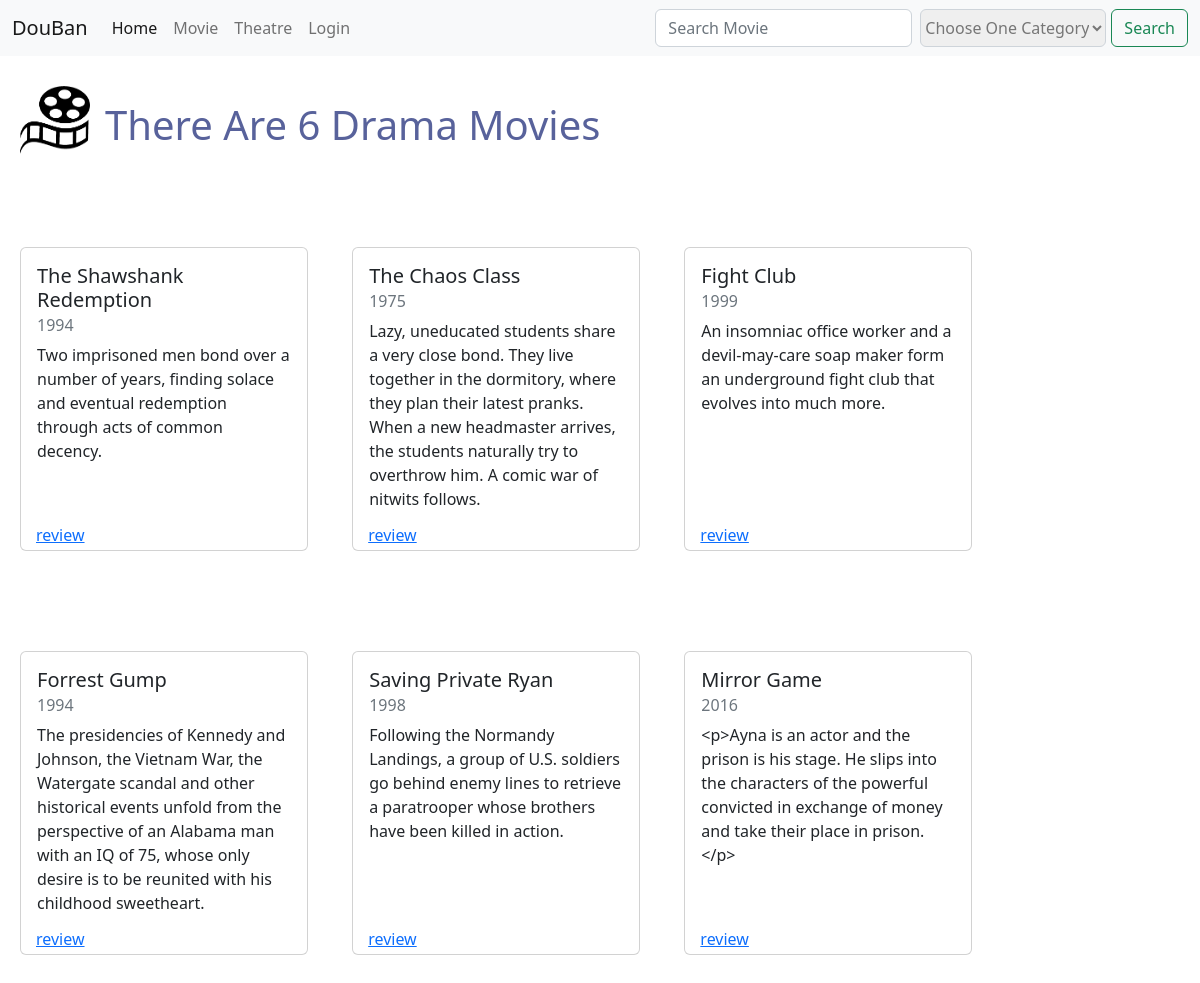
Screenshot of /drama.php with the database file from the repository.
### tables this page shows
CREATE TABLE `Movie` (
  `movieId` int(11) NOT NULL,
  `movieName` varchar(100) NOT NULL,
  `description` varchar(800) NOT NULL,
  `date` timestamp NOT NULL DEFAULT current_timestamp() ON UPDATE current_timestamp(),
  `categoryId` int(11) NOT NULL,
  `year` int(11) NOT NULL,
  `image` varchar(255) DEFAULT NULL
);

### drama.php (the view, shortened to what this page needs)
<?php
	include('search.php');
	$query = "SELECT * FROM Movie WHERE categoryId = 1";
	$statement = $db -> prepare($query);
	$statement -> execute();
?>
<!DOCTYPE html>
<html lang="en">
<head>
    <link href="https://cdn.jsdelivr.net/npm/bootstrap@5.2.0/dist/css/bootstrap.min.css" rel="stylesheet">
    <link rel="stylesheet" type="text/css" href="css/style.css" />
</head>
<body>
<div class="header">
		<img class="logo" src="image/logo.png" alt="" />
		<h1 class="head">There Are <?= $statement->rowCount() ?> Drama Movies</a></h1>
	</div>
<div class="display-part">
        <?php while ($row = $statement -> fetch()): ?>
            <div class="card">
                <div class="card-body">
                    <h5 class="card-title"><?= $row['movieName'] ?></h5>
                    <h6 class="card-subtitle mb-2 text-muted"><?= $row['year'] ?></h6>
                    <p class="card-text"><?= $row['description'] ?></p>
                </div>
                <div class="action">
                    <a href="review.php?id=<?= $row['movieId']?>" class="card-link">review</a>
                </div>
            </div>
        <?php endwhile ?>
</div>
</body>
</html>

### search.php (shortened to what this page needs)
<!DOCTYPE html>
<html lang="en">
<head>
    <link href="https://cdn.jsdelivr.net/npm/bootstrap@5.2.0/dist/css/bootstrap.min.css" rel="stylesheet">
    <link rel="stylesheet" type="text/css" href="css/style.css" />
</head>
<body>
<nav class="navbar navbar-expand-lg bg-light" style="background-color: #e3f2fd;">
  <div class="container-fluid">
    <a class="navbar-brand" href="#">DouBan</a>
    <div class="collapse navbar-collapse" id="navbarSupportedContent">
      <ul class="navbar-nav me-auto mb-2 mb-lg-0">
        <li class="nav-item">
          <a class="nav-link active" aria-current="page" href="home.php">Home</a>
        </li>
        <li class="nav-item">
          <a class="nav-link" href="movie.php">Movie</a>
        </li>
        <li class="nav-item">
          <a class="nav-link" href="theatre.php">Theatre</a>
        </li>
        <?php if(isset($_SESSION["userName"])):?>
        <li class="nav-item">
          <a class="nav-link" href="logout.inc.php">
            Logout
          </a>
        </li>
        <?php elseif(!isset($_SESSION["userName"])):?>
          <li class="nav-item">
          <a class="nav-link" href="login.php">
            Login
          </a>
        </li>
        <?php endif; ?>
      </ul>
      <form class="d-flex" role="search" action="search.php" method="GET">
        <input class="form-control me-2" type="search" placeholder="Search Movie" aria-label="Search" name="search">
        <select class="nav-form-select" aria-label="Default select example" name="navCategoryId" aria-placeholder="Filter Cayegory">
            <option selected value="">Choose One Category</option>
        </select>
        <button class="btn btn-outline-success" type="submit">Search</button>
      </form>
    </div>
  </div>
</nav>
</body>
</html>

### css/style.css (style rules this page uses)
.nav-form-select { margin-right: 5px; border: 1px solid #ced4da; border-radius: .375rem; font-size: 1rem; font-weight: 400; color: rgb(118, 118, 118); }
h1 { padding-bottom: 40px; padding-left: 10px; color: #58629b; }
body { margin-bottom: 50px; }
.header { display: flex; padding-top: 30px; padding-left: 20px; }
.logo { width: 70px; height: 70px; }
.head { padding-left: 15px; padding-top: 15px; }
.card { margin:50px 20px; display: inline-block; width: 18rem; height: 19rem; vertical-align: top; position: relative; }
.action { position: absolute; left:15px; bottom: 1%; }

### rows the page displays
movie: movieName "The Shawshank Redemption", year "1994", description "Two imprisoned men bond over a number of years, finding solace and eventual redemption through acts of common decency."
movie: movieName "The Chaos Class", year "1975", description "Lazy, uneducated students share a very close bond. They live together in the dormitory, where they plan their latest pranks. When a new headmaster arrives, the students naturally try to overthrow him. A comic war of nitwits follows."
movie: movieName "Fight Club", year "1999", description "An insomniac office worker and a devil-may-care soap maker form an underground fight club that evolves into much more."
movie: movieName "Forrest Gump", year "1994", description "The presidencies of Kennedy and Johnson, the Vietnam War, the Watergate scandal and other historical events unfold from the perspective of an Alabama man with an IQ of 75, whose only desire is to be reunited with his childhood sweetheart."
movie: movieName "Saving Private Ryan", year "1998", description "Following the Normandy Landings, a group of U.S. soldiers go behind enemy lines to retrieve a paratrooper whose brothers have been killed in action."
movie: movieName "Mirror Game", year "2016", description "<p>Ayna is an actor and the prison is his stage. He slips into the characters of the powerful convicted in exchange of money and take their place in prison. </p>"

### other values shown
$statement->rowCount() "6"
